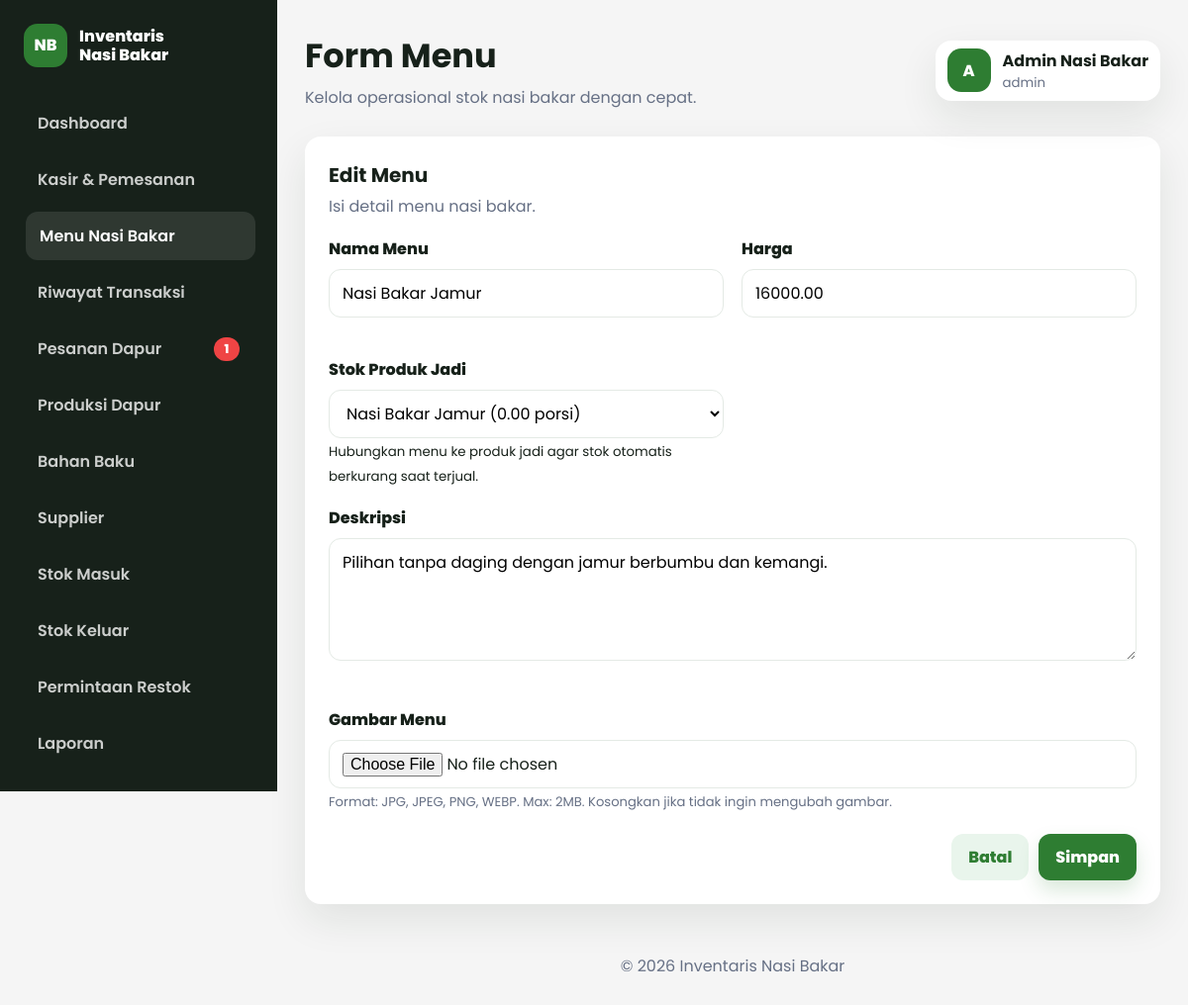
/dashboard/menu/form.php?id=5 (signed in), run on the app's committed database.
### tables this page shows
CREATE TABLE menu_nasi_bakar (
    id INT AUTO_INCREMENT PRIMARY KEY,
    nama_menu VARCHAR(120) NOT NULL,
    harga DECIMAL(12,2) NOT NULL DEFAULT 0,
    deskripsi TEXT NOT NULL,
    gambar VARCHAR(180) DEFAULT NULL,
    produk_jadi_id INT NULL,
    CONSTRAINT fk_menu_produk_jadi FOREIGN KEY (produk_jadi_id) REFERENCES bahan_baku(id) ON UPDATE CASCADE ON DELETE SET NULL
);

CREATE TABLE bahan_baku (
    id INT AUTO_INCREMENT PRIMARY KEY,
    nama_bahan VARCHAR(120) NOT NULL,
    stok DECIMAL(10,2) NOT NULL DEFAULT 0,
    stok_minimum DECIMAL(10,2) NOT NULL DEFAULT 10,
    satuan VARCHAR(30) NOT NULL,
    harga DECIMAL(12,2) NOT NULL DEFAULT 0,
    jenis ENUM('mentah', 'jadi') NOT NULL DEFAULT 'mentah',
    created_at TIMESTAMP DEFAULT CURRENT_TIMESTAMP
);

### includes/functions.php (called while the page is built, shortened)
<?php
function e(?string $value): string
{
    return htmlspecialchars((string) $value, ENT_QUOTES, 'UTF-8');
}
function fetch_one_stmt(mysqli_stmt $stmt): ?array
{
    mysqli_stmt_execute($stmt);
    $result = mysqli_stmt_get_result($stmt);
    $row = mysqli_fetch_assoc($result);
    return $row ?: null;
}

### dashboard/menu/form.php (the view, shortened to what this page needs)
<?php
require_once __DIR__ . '/../../config/koneksi.php';
require_once __DIR__ . '/../../includes/functions.php';
$id = (int) ($_GET['id'] ?? 0);
$data = ['nama_menu' => '', 'harga' => '', 'deskripsi' => '', 'gambar' => '', 'produk_jadi_id' => ''];
if ($id > 0) {
    $stmt = mysqli_prepare($conn, 'SELECT * FROM menu_nasi_bakar WHERE id = ?');
    mysqli_stmt_bind_param($stmt, 'i', $id);
    $data = fetch_one_stmt($stmt) ?: $data;
}
$produkJadi = mysqli_fetch_all(mysqli_query($conn, "SELECT id, nama_bahan, stok, satuan FROM bahan_baku WHERE jenis = 'jadi' ORDER BY nama_bahan ASC"), MYSQLI_ASSOC);
include __DIR__ . '/../../includes/header.php';
?>
<section class="panel form-panel">
    <div class="panel-header">
        <div>
            <h2><?= $id ? 'Edit Menu' : 'Tambah Menu'; ?></h2>
            <p>Isi detail menu nasi bakar.</p>
        </div>
    </div>
    <form class="data-form" action="simpan.php" method="post" enctype="multipart/form-data" data-validate>
        <div class="form-grid">
            <div class="form-group">
                <label for="nama_menu">Nama Menu</label>
                <input id="nama_menu" name="nama_menu" value="<?= e($data['nama_menu']); ?>" required>
                <small class="error-message"></small>
            </div>
            <div class="form-group">
                <label for="harga">Harga</label>
                <input id="harga" type="number" min="0" name="harga" value="<?= e((string) $data['harga']); ?>" required>
                <small class="error-message"></small>
            </div>
            <div class="form-group">
                <label for="produk_jadi_id">Stok Produk Jadi</label>
                <select id="produk_jadi_id" name="produk_jadi_id">
                    <?php foreach ($produkJadi as $produk): ?>
                        <option value="<?= (int) $produk['id']; ?>" <?= (int) ($data['produk_jadi_id'] ?? 0) === (int) $produk['id'] ? 'selected' : ''; ?>>
                            <?= e($produk['nama_bahan']); ?> (<?= e((string) $produk['stok']); ?> <?= e($produk['satuan']); ?>)
                        </option>
                    <?php endforeach; ?>
                </select>
                <small>Hubungkan menu ke produk jadi agar stok otomatis berkurang saat terjual.</small>
            </div>
            <div class="form-group full">
                <label for="deskripsi">Deskripsi</label>
                <textarea id="deskripsi" name="deskripsi" rows="4" required><?= e($data['deskripsi']); ?></textarea>
                <small class="error-message"></small>
            </div>
            <div class="form-group full">
                <label for="gambar">Gambar Menu</label>
                <input id="gambar" type="file" name="gambar" accept="image/*">
                <small style="color: var(--muted); font-size: 0.82rem; display: block; margin-top: 4px;">Format: JPG, JPEG, PNG, WEBP. Max: 2MB. Kosongkan jika tidak ingin mengubah gambar.</small>
            </div>
        </div>
        <div class="form-actions">
            <a class="btn btn-secondary" href="index.php">Batal</a>
            <button class="btn btn-primary" type="submit">Simpan</button>
        </div>
    </form>
</section>
<?php include __DIR__ . '/../../includes/footer.php'; ?>

### assets/css/dashboard.css (style rules this page uses)
:root { --primary: #2E7D32; --primary-dark: #1B5E20; --secondary: #F5F5F5; --accent: #FFC107; --danger: #EF4444; --text: #17211A; --muted: #667085; --border: #E4EAE5; --white: #FFFFFF; --shadow: 0 16px 40px rgba(22, 39, 24, 0.09); }
* { box-sizing: border-box; }
body { margin: 0; font-family: "Poppins", sans-serif; color: var(--text); background: var(--secondary); overflow-x: hidden; }
a { color: inherit; text-decoration: none; }
button, input, textarea, select { font: inherit; }
.stat-card, .panel { border-radius: 16px; background: var(--white); box-shadow: var(--shadow); }
.panel { padding: 24px; margin-bottom: 24px; }
.panel-header { display: flex; align-items: center; justify-content: space-between; gap: 16px; margin-bottom: 18px; min-width: 0; }
.panel-header h2 { margin: 0; font-size: 1.25rem; overflow-wrap: anywhere; }
.panel-header p { margin: 4px 0 0; color: var(--muted); }
.btn, .btn-small { min-height: 44px; display: inline-flex; align-items: center; justify-content: center; border: 1px solid transparent; border-radius: 12px; padding: 10px 16px; font-weight: 800; cursor: pointer; transition: background 0.2s ease, transform 0.2s ease, box-shadow 0.2s ease; text-align: center; white-space: normal; }
.btn-primary { background: var(--primary); color: var(--white); box-shadow: 0 10px 20px rgba(46, 125, 50, 0.18); }
.btn-secondary { background: #E9F5EC; color: var(--primary); }
.data-form { width: 100%; }
.form-grid { display: grid; grid-template-columns: repeat(2, minmax(0, 1fr)); gap: 18px; }
.form-group.full { grid-column: 1 / -1; }
.form-group label { display: block; margin-bottom: 8px; font-weight: 800; }
.form-group input, .form-group select, .form-group textarea { width: 100%; min-height: 46px; border: 1px solid var(--border); border-radius: 12px; padding: 11px 13px; background: var(--white); outline: none; transition: border-color 0.2s ease, box-shadow 0.2s ease; }
.form-group textarea { resize: vertical; }
.error-message { min-height: 18px; display: block; margin-top: 4px; color: var(--danger); font-size: 0.82rem; }
.form-actions { display: flex; justify-content: flex-end; gap: 10px; margin-top: 22px; }

### data on the page
menu_nasi_bakar: nama_menu "Nasi Bakar Jamur", harga "16000.00", produk_jadi_id "Nasi Bakar Jamur (0.00 porsi)", deskripsi "Pilihan tanpa daging dengan jamur berbumbu dan kemangi."

### other printed values
$sidebarNotifPesananBaru "1"
$pageTitle "Form Menu"
$initial "A"
$adminName "Admin Nasi Bakar"
$roleLabel "admin"
